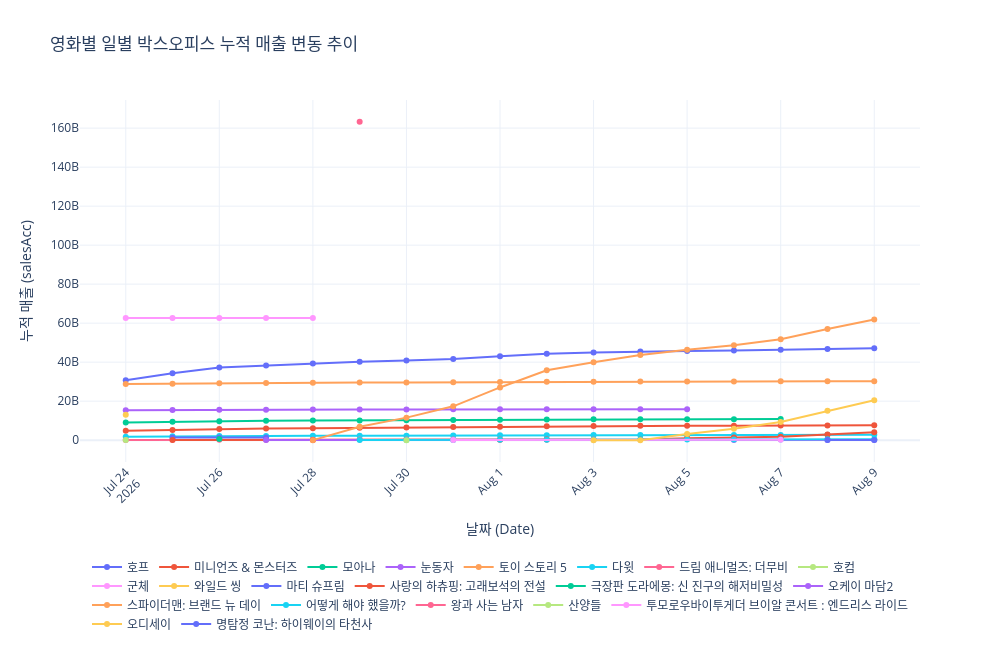

Source (notebook cell):
### Markdown cell above
## 기간에 따른 누적 매출액 변화

### Code cell
draw_lineChart(movie_df, 'salesAcc', '영화별 일별 박스오피스 누적 매출 변동 추이', '누적 매출')

### Figure 1 — Plotly figure (JSON) as saved in the notebook; plotly's stock layout.template omitted (floating-point values rounded to 4 significant figures)
{"data": [{"customdata": [["호프"], ["호프"], ["호프"], ["호프"], ["호프"], ["호프"], ["호프"], ["호프"], ["호프"], ["호프"], ["호프"], ["호프"], ["호프"], ["호프"], ["호프"], ["호프"], ["호프"]], "hovertemplate": "movieNm=%{customdata[0]}<br>b_date=%{x}<br>salesAcc=%{y}<extra></extra>", "legendgroup": "호프", "line": {"color": "#636efa", "dash": "solid"}, "marker": {"symbol": "circle"}, "mode": "lines+markers", "name": "호프", "orientation": "v", "showlegend": true, "type": "scatter", "x": ["2026-07-24", "2026-07-25", "2026-07-26", "2026-07-27", "2026-07-28", "2026-07-29", "2026-07-30", "2026-07-31", "2026-08-01", "2026-08-02", "2026-08-03", "2026-08-04", "2026-08-05", "2026-08-06", "2026-08-07", "2026-08-08", "2026-08-09"], "xaxis": "x", "y": [30780993660, 34259825990, 37260903100, 38318462580, 39342390210, 40174352360, 40838959980, 41674628780, 43077929680, 44278317250, 44896588550, 45478627690, 45769605860, 46031536410, 46354328870, 46753179670, 47091169040], "yaxis": "y"}, {"customdata": [["미니언즈 & 몬스터즈"], ["미니언즈 & 몬스터즈"], ["미니언즈 & 몬스터즈"], ["미니언즈 & 몬스터즈"], ["미니언즈 & 몬스터즈"], ["미니언즈 & 몬스터즈"], ["미니언즈 & 몬스터즈"], ["미니언즈 & 몬스터즈"], ["미니언즈 & 몬스터즈"], ["미니언즈 & 몬스터즈"], ["미니언즈 & 몬스터즈"], ["미니언즈 & 몬스터즈"], ["미니언즈 & 몬스터즈"], ["미니언즈 & 몬스터즈"], ["미니언즈 & 몬스터즈"], ["미니언즈 & 몬스터즈"], ["미니언즈 & 몬스터즈"]], "hovertemplate": "movieNm=%{customdata[0]}<br>b_date=%{x}<br>salesAcc=%{y}<extra></extra>", "legendgroup": "미니언즈 & 몬스터즈", "line": {"color": "#EF553B", "dash": "solid"}, "marker": {"symbol": "circle"}, "mode": "lines+markers", "name": "미니언즈 & 몬스터즈", "orientation": "v", "showlegend": true, "type": "scatter", "x": ["2026-07-24", "2026-07-25", "2026-07-26", "2026-07-27", "2026-07-28", "2026-07-29", "2026-07-30", "2026-07-31", "2026-08-01", "2026-08-02", "2026-08-03", "2026-08-04", "2026-08-05", "2026-08-06", "2026-08-07", "2026-08-08", "2026-08-09"], "xaxis": "x", "y": [4776939340, 5268486180, 5746289680, 5949070580, 6153528100, 6345872400, 6533687660, 6723909590, 6935350100, 7153763290, 7266805090, 7377223240, 7423245490, 7461933690, 7502001440, 7547846640, 7592989320], "yaxis": "y"}, {"customdata": [["모아나"], ["모아나"], ["모아나"], ["모아나"], ["모아나"], ["모아나"], ["모아나"], ["모아나"], ["모아나"], ["모아나"], ["모아나"], ["모아나"], ["모아나"], ["모아나"], ["모아나"]], "hovertemplate": "movieNm=%{customdata[0]}<br>b_date=%{x}<br>salesAcc=%{y}<extra></extra>", "legendgroup": "모아나", "line": {"color": "#00cc96", "dash": "solid"}, "marker": {"symbol": "circle"}, "mode": "lines+markers", "name": "모아나", "orientation": "v", "showlegend": true, "type": "scatter", "x": ["2026-07-24", "2026-07-25", "2026-07-26", "2026-07-27", "2026-07-28", "2026-07-29", "2026-07-30", "2026-07-31", "2026-08-01", "2026-08-02", "2026-08-03", "2026-08-04", "2026-08-05", "2026-08-06", "2026-08-07"], "xaxis": "x", "y": [9048934420, 9413013100, 9759780380, 9905629670, 10053999810, 10154993330, 10265936680, 10378542280, 10502676130, 10626775530, 10691943870, 10755495370, 10775454630, 10789262180, 10804570630], "yaxis": "y"}, {"customdata": [["눈동자"], ["눈동자"], ["눈동자"], ["눈동자"], ["눈동자"], ["눈동자"], ["눈동자"], ["눈동자"], ["눈동자"], ["눈동자"], ["눈동자"], ["눈동자"], ["눈동자"]], "hovertemplate": "movieNm=%{customdata[0]}<br>b_date=%{x}<br>salesAcc=%{y}<extra></extra>", "legendgroup": "눈동자", "line": {"color": "#ab63fa", "dash": "solid"}, "marker": {"symbol": "circle"}, "mode": "lines+markers", "name": "눈동자", "orientation": "v", "showlegend": true, "type": "scatter", "x": ["2026-07-24", "2026-07-25", "2026-07-26", "2026-07-27", "2026-07-28", "2026-07-29", "2026-07-30", "2026-07-31", "2026-08-01", "2026-08-02", "2026-08-03", "2026-08-04", "2026-08-05"], "xaxis": "x", "y": [15302420120, 15456811170, 15595463540, 15664161540, 15731696790, 15755867050, 15782624650, 15808100000, 15836615200, 15861666500, 15876970350, 15890922450, 15893842100], "yaxis": "y"}, {"customdata": [["토이 스토리 5"], ["토이 스토리 5"], ["토이 스토리 5"], ["토이 스토리 5"], ["토이 스토리 5"], ["토이 스토리 5"], ["토이 스토리 5"], ["토이 스토리 5"], ["토이 스토리 5"], ["토이 스토리 5"], ["토이 스토리 5"], ["토이 스토리 5"], ["토이 스토리 5"], ["토이 스토리 5"], ["토이 스토리 5"], ["토이 스토리 5"], ["토이 스토리 5"]], "hovertemplate": "movieNm=%{customdata[0]}<br>b_date=%{x}<br>salesAcc=%{y}<extra></extra>", "legendgroup": "토이 스토리 5", "line": {"color": "#FFA15A", "dash": "solid"}, "marker": {"symbol": "circle"}, "mode": "lines+markers", "name": "토이 스토리 5", "orientation": "v", "showlegend": true, "type": "scatter", "x": ["2026-07-24", "2026-07-25", "2026-07-26", "2026-07-27", "2026-07-28", "2026-07-29", "2026-07-30", "2026-07-31", "2026-08-01", "2026-08-02", "2026-08-03", "2026-08-04", "2026-08-05", "2026-08-06", "2026-08-07", "2026-08-08", "2026-08-09"], "xaxis": "x", "y": [28767111230, 28994276160, 29223351760, 29335606860, 29455092700, 29539736920, 29634052740, 29736093460, 29836223200, 29951598780, 30022826170, 30096201910, 30122190660, 30146318860, 30169571750, 30189805390, 30208578240], "yaxis": "y"}, {"customdata": [["다윗"], ["다윗"], ["다윗"], ["다윗"], ["다윗"], ["다윗"], ["다윗"], ["다윗"], ["다윗"], ["다윗"], ["다윗"], ["다윗"], ["다윗"], ["다윗"], ["다윗"], ["다윗"], ["다윗"]], "hovertemplate": "movieNm=%{customdata[0]}<br>b_date=%{x}<br>salesAcc=%{y}<extra></extra>", "legendgroup": "다윗", "line": {"color": "#19d3f3", "dash": "solid"}, "marker": {"symbol": "circle"}, "mode": "lines+markers", "name": "다윗", "orientation": "v", "showlegend": true, "type": "scatter", "x": ["2026-07-24", "2026-07-25", "2026-07-26", "2026-07-27", "2026-07-28", "2026-07-29", "2026-07-30", "2026-07-31", "2026-08-01", "2026-08-02", "2026-08-03", "2026-08-04", "2026-08-05", "2026-08-06", "2026-08-07", "2026-08-08", "2026-08-09"], "xaxis": "x", "y": [1763738170, 1957569840, 2157713180, 2204854030, 2254555580, 2288419120, 2324549920, 2383973920, 2469146810, 2563769760, 2593378990, 2621960190, 2634680790, 2649418290, 2674815240, 2729011130, 2807309180], "yaxis": "y"}, {"customdata": [["드림 애니멀즈: 더무비"], ["드림 애니멀즈: 더무비"], ["드림 애니멀즈: 더무비"], ["드림 애니멀즈: 더무비"], ["드림 애니멀즈: 더무비"], ["드림 애니멀즈: 더무비"], ["드림 애니멀즈: 더무비"], ["드림 애니멀즈: 더무비"], ["드림 애니멀즈: 더무비"], ["드림 애니멀즈: 더무비"], ["드림 애니멀즈: 더무비"]], "hovertemplate": "movieNm=%{customdata[0]}<br>b_date=%{x}<br>salesAcc=%{y}<extra></extra>", "legendgroup": "드림 애니멀즈: 더무비", "line": {"color": "#FF6692", "dash": "solid"}, "marker": {"symbol": "circle"}, "mode": "lines+markers", "name": "드림 애니멀즈: 더무비", "orientation": "v", "showlegend": true, "type": "scatter", "x": ["2026-07-24", "2026-07-25", "2026-07-26", "2026-07-27", "2026-07-28", "2026-07-29", "2026-07-30", "2026-07-31", "2026-08-01", "2026-08-02", "2026-08-03"], "xaxis": "x", "y": [109862850, 161469490, 218796310, 252320440, 280384250, 302741650, 332169870, 350063140, 362580450, 375366950, 382904050], "yaxis": "y"}, {"customdata": [["호컴"]], "hovertemplate": "movieNm=%{customdata[0]}<br>b_date=%{x}<br>salesAcc=%{y}<extra></extra>", "legendgroup": "호컴", "line": {"color": "#B6E880", "dash": "solid"}, "marker": {"symbol": "circle"}, "mode": "lines+markers", "name": "호컴", "orientation": "v", "showlegend": true, "type": "scatter", "x": ["2026-07-24"], "xaxis": "x", "y": [54961700], "yaxis": "y"}, {"customdata": [["군체"], ["군체"], ["군체"], ["군체"], ["군체"]], "hovertemplate": "movieNm=%{customdata[0]}<br>b_date=%{x}<br>salesAcc=%{y}<extra></extra>", "legendgroup": "군체", "line": {"color": "#FF97FF", "dash": "solid"}, "marker": {"symbol": "circle"}, "mode": "lines+markers", "name": "군체", "orientation": "v", "showlegend": true, "type": "scatter", "x": ["2026-07-24", "2026-07-25", "2026-07-26", "2026-07-27", "2026-07-28"], "xaxis": "x", "y": [62663732870, 62679691640, 62691451140, 62699752740, 62709465840], "yaxis": "y"}, {"customdata": [["와일드 씽"]], "hovertemplate": "movieNm=%{customdata[0]}<br>b_date=%{x}<br>salesAcc=%{y}<extra></extra>", "legendgroup": "와일드 씽", "line": {"color": "#FECB52", "dash": "solid"}, "marker": {"symbol": "circle"}, "mode": "lines+markers", "name": "와일드 씽", "orientation": "v", "showlegend": true, "type": "scatter", "x": ["2026-07-24"], "xaxis": "x", "y": [12981383590], "yaxis": "y"}, {"customdata": [["마티 슈프림"], ["마티 슈프림"], ["마티 슈프림"]], "hovertemplate": "movieNm=%{customdata[0]}<br>b_date=%{x}<br>salesAcc=%{y}<extra></extra>", "legendgroup": "마티 슈프림", "line": {"color": "#636efa", "dash": "solid"}, "marker": {"symbol": "circle"}, "mode": "lines+markers", "name": "마티 슈프림", "orientation": "v", "showlegend": true, "type": "scatter", "x": ["2026-07-25", "2026-07-26", "2026-07-27"], "xaxis": "x", "y": [1332438530, 1357202080, 1364544180], "yaxis": "y"}, {"customdata": [["사랑의 하츄핑: 고래보석의 전설"], ["사랑의 하츄핑: 고래보석의 전설"], ["사랑의 하츄핑: 고래보석의 전설"], ["사랑의 하츄핑: 고래보석의 전설"], ["사랑의 하츄핑: 고래보석의 전설"], ["사랑의 하츄핑: 고래보석의 전설"], ["사랑의 하츄핑: 고래보석의 전설"], ["사랑의 하츄핑: 고래보석의 전설"], ["사랑의 하츄핑: 고래보석의 전설"], ["사랑의 하츄핑: 고래보석의 전설"]], "hovertemplate": "movieNm=%{customdata[0]}<br>b_date=%{x}<br>salesAcc=%{y}<extra></extra>", "legendgroup": "사랑의 하츄핑: 고래보석의 전설", "line": {"color": "#EF553B", "dash": "solid"}, "marker": {"symbol": "circle"}, "mode": "lines+markers", "name": "사랑의 하츄핑: 고래보석의 전설", "orientation": "v", "showlegend": true, "type": "scatter", "x": ["2026-07-25", "2026-07-28", "2026-08-01", "2026-08-02", "2026-08-04", "2026-08-05", "2026-08-06", "2026-08-07", "2026-08-08", "2026-08-09"], "xaxis": "x", "y": [29963000, 48689000, 181687600, 307039320, 318006120, 977591600, 1363938980, 1747908430, 2929869470, 4102522660], "yaxis": "y"}, {"customdata": [["극장판 도라에몽: 신 진구의 해저비밀성"]], "hovertemplate": "movieNm=%{customdata[0]}<br>b_date=%{x}<br>salesAcc=%{y}<extra></extra>", "legendgroup": "극장판 도라에몽: 신 진구의 해저비밀성", "line": {"color": "#00cc96", "dash": "solid"}, "marker": {"symbol": "circle"}, "mode": "lines+markers", "name": "극장판 도라에몽: 신 진구의 해저비밀성", "orientation": "v", "showlegend": true, "type": "scatter", "x": ["2026-07-26"], "xaxis": "x", "y": [663780000], "yaxis": "y"}, {"customdata": [["오케이 마담2"], ["오케이 마담2"], ["오케이 마담2"], ["오케이 마담2"]], "hovertemplate": "movieNm=%{customdata[0]}<br>b_date=%{x}<br>salesAcc=%{y}<extra></extra>", "legendgroup": "오케이 마담2", "line": {"color": "#ab63fa", "dash": "solid"}, "marker": {"symbol": "circle"}, "mode": "lines+markers", "name": "오케이 마담2", "orientation": "v", "showlegend": true, "type": "scatter", "x": ["2026-07-27", "2026-08-06", "2026-08-08", "2026-08-09"], "xaxis": "x", "y": [29553000, 71416000, 90039700, 115943600], "yaxis": "y"}, {"customdata": [["스파이더맨: 브랜드 뉴 데이"], ["스파이더맨: 브랜드 뉴 데이"], ["스파이더맨: 브랜드 뉴 데이"], ["스파이더맨: 브랜드 뉴 데이"], ["스파이더맨: 브랜드 뉴 데이"], ["스파이더맨: 브랜드 뉴 데이"], ["스파이더맨: 브랜드 뉴 데이"], ["스파이더맨: 브랜드 뉴 데이"], ["스파이더맨: 브랜드 뉴 데이"], ["스파이더맨: 브랜드 뉴 데이"], ["스파이더맨: 브랜드 뉴 데이"], ["스파이더맨: 브랜드 뉴 데이"], ["스파이더맨: 브랜드 뉴 데이"]], "hovertemplate": "movieNm=%{customdata[0]}<br>b_date=%{x}<br>salesAcc=%{y}<extra></extra>", "legendgroup": "스파이더맨: 브랜드 뉴 데이", "line": {"color": "#FFA15A", "dash": "solid"}, "marker": {"symbol": "circle"}, "mode": "lines+markers", "name": "스파이더맨: 브랜드 뉴 데이", "orientation": "v", "showlegend": true, "type": "scatter", "x": ["2026-07-28", "2026-07-29", "2026-07-30", "2026-07-31", "2026-08-01", "2026-08-02", "2026-08-03", "2026-08-04", "2026-08-05", "2026-08-06", "2026-08-07", "2026-08-08", "2026-08-09"], "xaxis": "x", "y": [17586000, 6907181590, 11558777890, 17352262640, 27040843150, 35816246050, 39990708200, 43621973470, 46347380200, 48715250310, 51709619350, 57050054270, 61881927290], "yaxis": "y"}, {"customdata": [["어떻게 해야 했을까?"], ["어떻게 해야 했을까?"], ["어떻게 해야 했을까?"], ["어떻게 해야 했을까?"], ["어떻게 해야 했을까?"], ["어떻게 해야 했을까?"], ["어떻게 해야 했을까?"], ["어떻게 해야 했을까?"], ["어떻게 해야 했을까?"], ["어떻게 해야 했을까?"], ["어떻게 해야 했을까?"], ["어떻게 해야 했을까?"]], "hovertemplate": "movieNm=%{customdata[0]}<br>b_date=%{x}<br>salesAcc=%{y}<extra></extra>", "legendgroup": "어떻게 해야 했을까?", "line": {"color": "#19d3f3", "dash": "solid"}, "marker": {"symbol": "circle"}, "mode": "lines+markers", "name": "어떻게 해야 했을까?", "orientation": "v", "showlegend": true, "type": "scatter", "x": ["2026-07-29", "2026-07-30", "2026-07-31", "2026-08-01", "2026-08-02", "2026-08-03", "2026-08-04", "2026-08-05", "2026-08-06", "2026-08-07", "2026-08-08", "2026-08-09"], "xaxis": "x", "y": [37759300, 77007220, 122675920, 186868020, 243445820, 275050480, 304557330, 343582100, 377065150, 413315150, 459750300, 500173500], "yaxis": "y"}, {"customdata": [["왕과 사는 남자"]], "hovertemplate": "movieNm=%{customdata[0]}<br>b_date=%{x}<br>salesAcc=%{y}<extra></extra>", "legendgroup": "왕과 사는 남자", "line": {"color": "#FF6692", "dash": "solid"}, "marker": {"symbol": "circle"}, "mode": "lines+markers", "name": "왕과 사는 남자", "orientation": "v", "showlegend": true, "type": "scatter", "x": ["2026-07-29"], "xaxis": "x", "y": [163215573840], "yaxis": "y"}, {"customdata": [["산양들"]], "hovertemplate": "movieNm=%{customdata[0]}<br>b_date=%{x}<br>salesAcc=%{y}<extra></extra>", "legendgroup": "산양들", "line": {"color": "#B6E880", "dash": "solid"}, "marker": {"symbol": "circle"}, "mode": "lines+markers", "name": "산양들", "orientation": "v", "showlegend": true, "type": "scatter", "x": ["2026-07-30"], "xaxis": "x", "y": [24172050], "yaxis": "y"}, {"customdata": [["투모로우바이투게더 브이알 콘서트 : 엔드리스 라이드"], ["투모로우바이투게더 브이알 콘서트 : 엔드리스 라이드"]], "hovertemplate": "movieNm=%{customdata[0]}<br>b_date=%{x}<br>salesAcc=%{y}<extra></extra>", "legendgroup": "투모로우바이투게더 브이알 콘서트 : 엔드리스 라이드", "line": {"color": "#FF97FF", "dash": "solid"}, "marker": {"symbol": "circle"}, "mode": "lines+markers", "name": "투모로우바이투게더 브이알 콘서트 : 엔드리스 라이드", "orientation": "v", "showlegend": true, "type": "scatter", "x": ["2026-07-31", "2026-08-07"], "xaxis": "x", "y": [52001000, 195756000], "yaxis": "y"}, {"customdata": [["오디세이"], ["오디세이"], ["오디세이"], ["오디세이"], ["오디세이"], ["오디세이"], ["오디세이"]], "hovertemplate": "movieNm=%{customdata[0]}<br>b_date=%{x}<br>salesAcc=%{y}<extra></extra>", "legendgroup": "오디세이", "line": {"color": "#FECB52", "dash": "solid"}, "marker": {"symbol": "circle"}, "mode": "lines+markers", "name": "오디세이", "orientation": "v", "showlegend": true, "type": "scatter", "x": ["2026-08-03", "2026-08-04", "2026-08-05", "2026-08-06", "2026-08-07", "2026-08-08", "2026-08-09"], "xaxis": "x", "y": [16710000, 29391000, 3165985240, 5838159110, 9327393480, 15072613170, 20499295830], "yaxis": "y"}, {"customdata": [["명탐정 코난: 하이웨이의 타천사"], ["명탐정 코난: 하이웨이의 타천사"]], "hovertemplate": "movieNm=%{customdata[0]}<br>b_date=%{x}<br>salesAcc=%{y}<extra></extra>", "legendgroup": "명탐정 코난: 하이웨이의 타천사", "line": {"color": "#636efa", "dash": "solid"}, "marker": {"symbol": "circle"}, "mode": "lines+markers", "name": "명탐정 코난: 하이웨이의 타천사", "orientation": "v", "showlegend": true, "type": "scatter", "x": ["2026-08-08", "2026-08-09"], "xaxis": "x", "y": [55751450, 112982720], "yaxis": "y"}], "layout": {"height": 650, "hovermode": "x unified", "legend": {"orientation": "h", "title": {"text": ""}, "tracegroupgap": 0, "x": 0.5, "xanchor": "center", "y": -0.25, "yanchor": "top"}, "margin": {"b": 150}, "title": {"text": "영화별 일별 박스오피스 누적 매출 변동 추이"}, "width": 1000, "xaxis": {"anchor": "y", "domain": [0, 1], "tickangle": -45, "title": {"text": "날짜 (Date)"}}, "yaxis": {"anchor": "x", "autorange": true, "domain": [0, 1], "title": {"text": "누적 매출 (salesAcc)"}}}}
